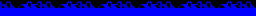

Tiled map render using the project's own tile images. Description and the whole map definition, tile-layer contents included, below:
An orthogonal 32x2 tile map with 8x8 px tiles, 1 tile layer (title-bar).

<map version="1.8" tiledversion="1.8.4" orientation="orthogonal" renderorder="right-down" width="32" height="2" tilewidth="8" tileheight="8" infinite="0" nextlayerid="2" nextobjectid="1">
 <tileset firstgid="1" source="../tileset/tileset.tsx" />
 <layer id="1" name="title-bar" width="32" height="2">
  <data encoding="csv">
207,208,204,205,206,207,208,204,205,206,207,208,204,205,206,207,208,204,205,206,207,208,204,205,206,207,208,204,205,206,207,208,
10,10,10,10,10,10,10,10,10,10,10,10,10,10,10,10,10,10,10,10,10,10,10,10,10,10,10,10,10,10,10,10
</data>
 </layer>
</map>
